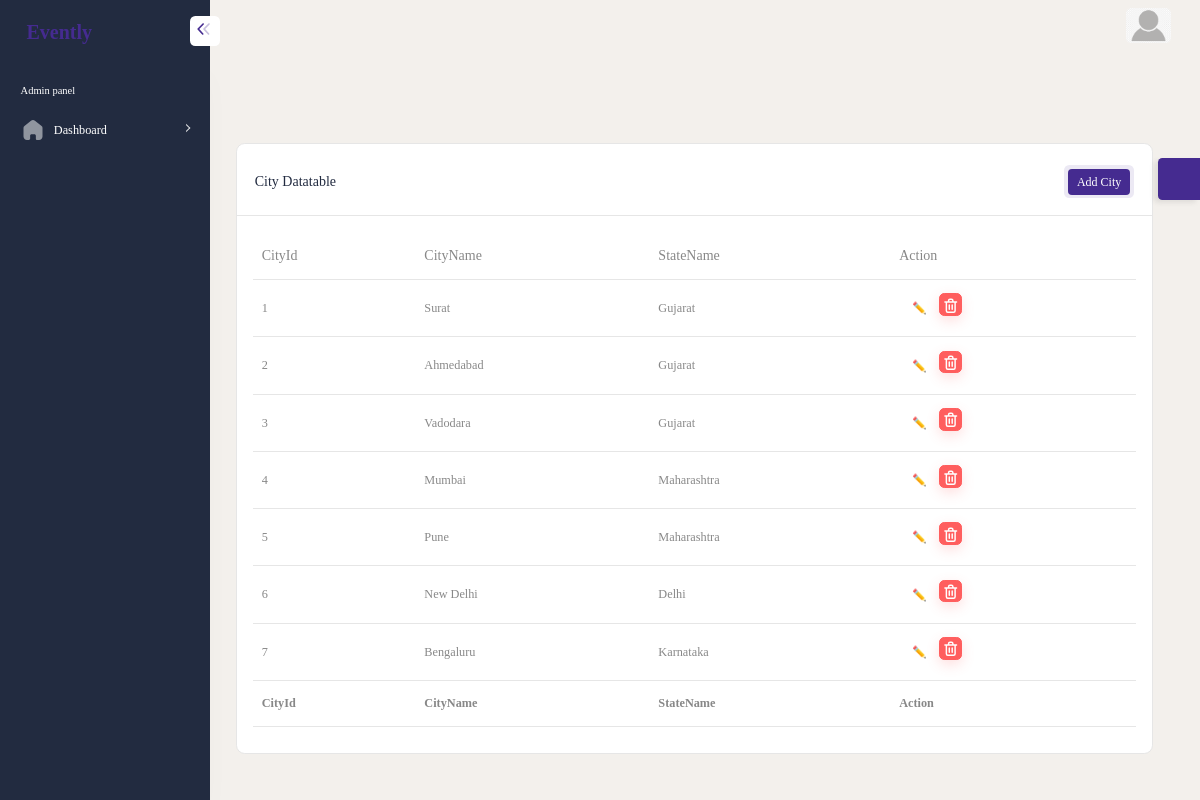
The app's page /index.php/admin/admin/citydisplay with its own data.
### tables this page shows
CREATE TABLE IF NOT EXISTS `tblcity` (
  `cityid` int(11) NOT NULL AUTO_INCREMENT,
  `cityname` varchar(100) NOT NULL,
  `stateid` int(11) NOT NULL,
  PRIMARY KEY (`cityid`),
  KEY `fk_city_state` (`stateid`)
);

CREATE TABLE IF NOT EXISTS `tblstate` (
  `stateid` int(11) NOT NULL AUTO_INCREMENT,
  `statename` varchar(100) NOT NULL,
  PRIMARY KEY (`stateid`)
);

### application/controllers/admin/Admin.php (called while the page is built, shortened)
<?php
class Admin extends CI_Controller {
    public function __construct()
    {
    	$this->load->model("admin/DisplayM","dm");
    }
		public function citydisplay()
	{
		$temp=[
            "post"=>$this->dm->displaycity(),
            "st"=>$this->dm->getAllstate(),
        ];
		$this->load->view('admin/citydisplay1',$temp);
	}
}
?>

### index.php (called while the page is built, shortened)
<?php
require_once BASEPATH.'core/CodeIgniter.php';

### application/models/admin/DisplayM.php (called while the page is built, shortened)
<?php
    class DisplayM extends CI_Model
    {
           public function displaycity()
        {
          return $this->db->select("*,s.statename")->from("tblcity c")->join("tblstate s","s.stateid=c.stateid ")->get()->result();
        }
    }
?>

### application/views/admin/citydisplay1.php (the view, shortened to what this page needs)
<!DOCTYPE html>
<html lang="en">
<head>
    <?= include_once('topscripts.php') ?>
</head>
<body>
    <div id="main-wrapper">
        <?= include_once('nav.php') ?>
        <?= include_once("header.php") ?>
        <?= include_once("sidebar.php") ?>
        <div class="content-body">
            <div class="container-fluid">
                <div class="container-fluid pt-0 ps-0 pe-lg-4 pe-0">
                    <div class="row">
                        <div class="col-md-12">
                            <div class="card dz-card" id="accordion-one">
                                <div class="card-header flex-wrap">
                                    <div>
                                        <h4 class="card-title">City Datatable</h4>
                                    </div>
                                    <ul class="nav nav-tabs dzm-tabs" id="myTab" role="tablist">
                                        <li class="nav-item" role="presentation">
                                            <form>
                                                <button class="nav-link active " id="home-tab" data-bs-toggle="tab" data-bs-target="#Preview" type="submit" name="btnadd" role="tab" aria-selected="true">Add City</button>
                                            </form>
                                        </li>
                                    </ul>
                                </div>
                                <div class="tab-content" id="myTabContent">
                                    <div class="tab-pane fade show active" id="Preview" role="tabpanel" aria-labelledby="home-tab">
                                        <div class="card-body pt-0">
                                            <div class="table-responsive">
                                                <table id="example" class="display table" style="min-width: 845px">
                                                    <thead>
                                                        <tr>
                                                            <th>CityId</th>
                                                            <th>CityName</th>
                                                            <th>StateName</th>
                                                            <th>Action</th>
                                                        </tr>
                                                    </thead>
                                                    <tbody>
                                                        <?php
                                                        foreach ($post as $p) {
                                                        ?>
                                                            <tr>
                                                                <td><?= $p->cityid ?></td>
                                                                <td><?= $p->cityname ?></td>
                                                                <td><?= $p->statename ?></td>
                                                                <td>
                                                                    <div class="d-flex">
                                                                        <form method="post" action="<?= site_url("admin/Admin/olddatacity/" . $p->cityid) ?>">
                                                                            <button name="btnedit" type="submit" class="btn text-light btn-rounded btn-sm my-0">✏️ </button>
                                                                        </form>
                                                                        <a href="<?= site_url('admin/Admin/cityremove/' . $p->cityid) ?>" class="btn btn-danger shadow btn-xs sharp">
                                                                            </a>
                                                                    </div>
                                                                </td>
                                                            </tr>
                                                        <?php
                                                        }
                                                        ?>
                                                    </tbody>
                                                    <tfoot>
                                                        <tr>
                                                            <th>CityId</th>
                                                            <th>CityName</th>
                                                            <th>StateName</th>
                                                            <th>Action</th>
                                                        </tr>
                                                    </tfoot>
                                                </table>
                                            </div>
                                        </div>
                                    </div>
                                </div>
                            </div>
                        </div>
                    </div>
                </div>
            </div>
        </div>
</body>
</html>

### records on screen
tblcity: cityid "1", cityname "Surat", stateid.statename "Gujarat"
tblcity: cityid "2", cityname "Ahmedabad", stateid.statename "Gujarat"
tblcity: cityid "3", cityname "Vadodara", stateid.statename "Gujarat"
tblcity: cityid "4", cityname "Mumbai", stateid.statename "Maharashtra"
tblcity: cityid "5", cityname "Pune", stateid.statename "Maharashtra"
tblcity: cityid "6", cityname "New Delhi", stateid.statename "Delhi"
tblcity: cityid "7", cityname "Bengaluru", stateid.statename "Karnataka"
